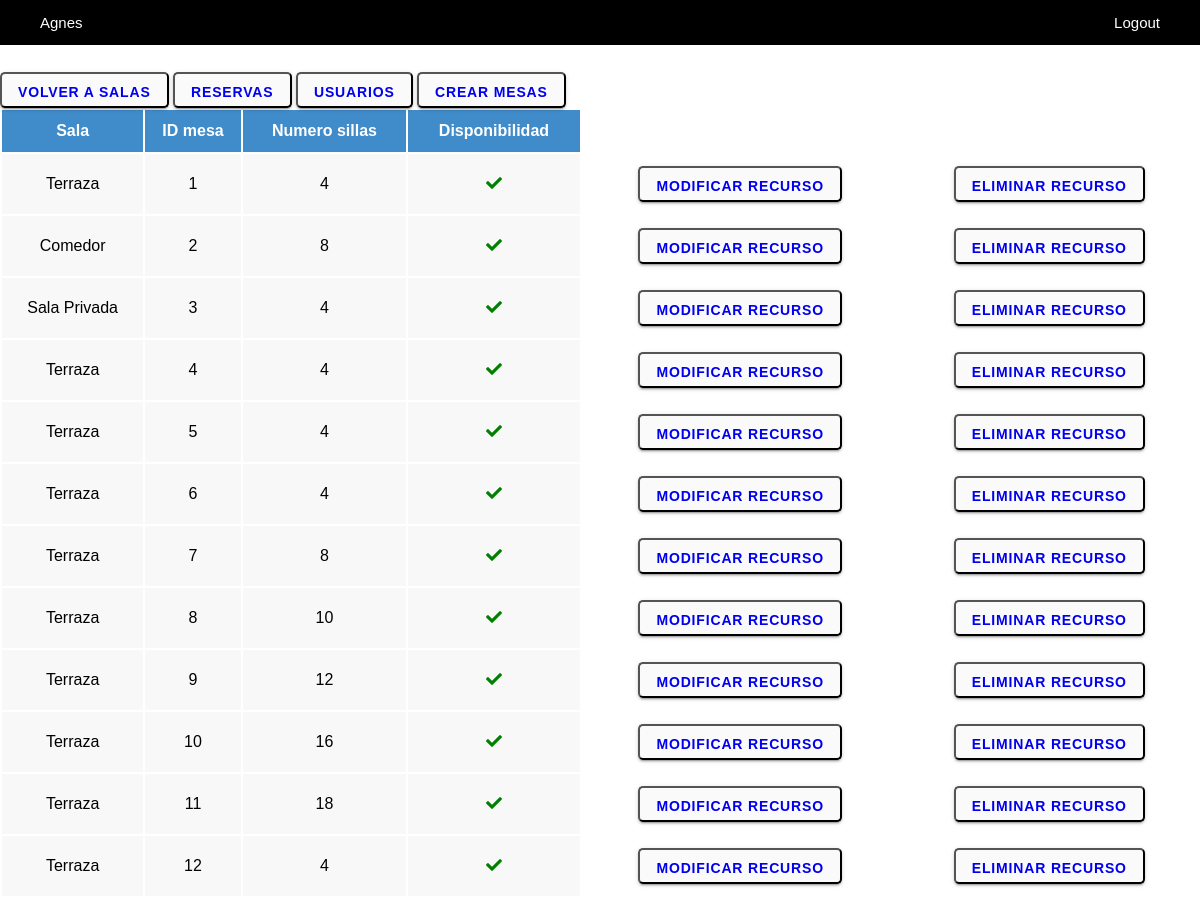
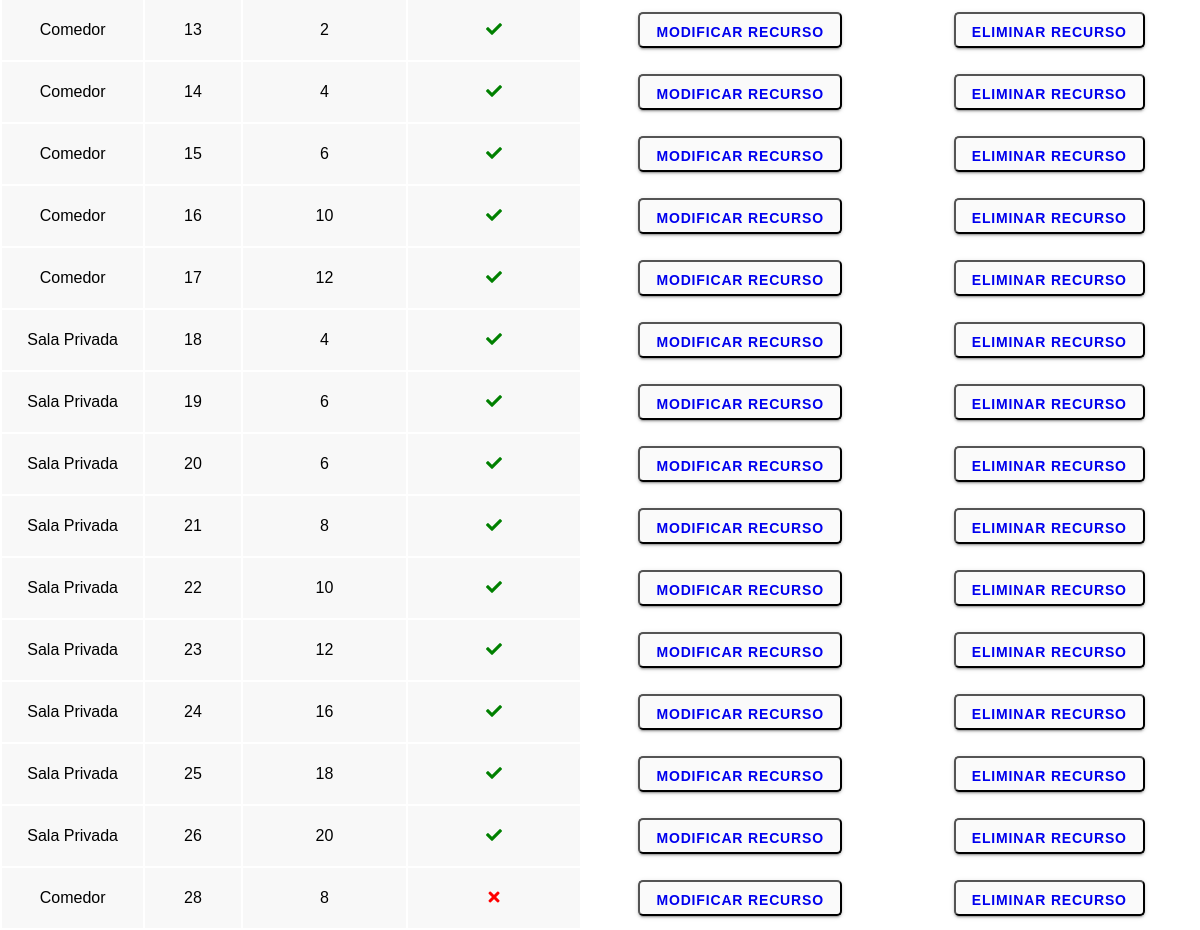
Page /view/zona.recursos.php (signed in) on the committed database (2 pictures, top to bottom).
### tables this page shows
CREATE TABLE `tbl_mesa` (
  `id_m` int(11) NOT NULL,
  `silla_m` int(11) DEFAULT NULL,
  `disponibilidad_m` enum('si','no') DEFAULT NULL,
  `id_s` int(11) DEFAULT NULL
);

CREATE TABLE `tbl_sala` (
  `id_s` int(11) NOT NULL,
  `nombre_s` varchar(45) DEFAULT NULL,
  `descripcion_s` varchar(100) DEFAULT NULL,
  `img_s` varchar(100) DEFAULT NULL,
  `disponibilidad_s` enum('si','no') DEFAULT NULL
);

### view/zona.recursos.php (the view, shortened to what this page needs)
<?php
require_once "../services/connection.php";
if ($_SESSION['email']=="") {
    header("location:login.php");
}else {
?>
<!DOCTYPE html>
<html lang="en">
<head>
    <link rel="stylesheet" type="text/css" href="../css/styles.css">
    <link rel="stylesheet" href="https://pro.fontawesome.com/releases/v5.10.0/css/all.css"/>
</head>
<body>
        <ul class="padding-lat">
            <li><a><?php echo $_SESSION["nombre"];?></a></li>
            <li class="right">
                <a href="../proceses/logout.proc.php">Logout</a>
            </li>
        </ul>
    <br><br><br><br>
    <button type="submit"><a type='button' href='zona.sala.php'>Volver a salas</a></button>
    <button type="submit"><a type='button' href='zona.reserva.php'>Reservas</a></button>
    <button type="submit"><a type='button' href='zona.usuarios.php'>Usuarios</a></button>
    <button type="submit"><a type='button' href='form.recursos.php'>Crear mesas</a></button>
    <?php
    $recursos=$pdo->prepare("SELECT m.*, s.* FROM tbl_mesa m
    INNER JOIN tbl_sala s on m.id_s=s.id_s");
    try{
        $pdo->beginTransaction();
        $recursos->execute();
        echo  "<div>";
        echo  "<table>";
        echo  "<tr>";
        echo  "<th class='blue'>Sala</th>";
        echo  "<th class='blue'>ID mesa</th>";
        echo  "<th class='blue'>Numero sillas</th>";
        echo  "<th class='blue'>Disponibilidad</th>";
        echo  "</tr>";
        foreach ($recursos as $recurso) {
            echo  "<tr>";
                echo "<td class='gris'>{$recurso['nombre_s']}</td>";
                echo "<td class='gris'>{$recurso['id_m']}</td>";
                echo "<td class='gris'>{$recurso['silla_m']}</td>";
                if ($recurso['disponibilidad_m']=="si") {
                    echo "<td class='gris'><i class='fas fa-check green'></i></td>";
                }else{
                    echo "<td class='gris'><i class='fas fa-times red'></i></td>";
                }
                echo "<td><button type='submit'><a type='button' href='mod.recursos.php?id_m={$recurso['id_m']}'>Modificar recurso</a></button></td>";
                echo "<td><button type='submit'><a type='button' href='../proceses/eliminarrecurso.php?id_m={$recurso['id_m']}'>Eliminar recurso</a></button></td>";
            echo "</tr>";
        }
        echo "</table>";
        echo "</div>";
        $pdo->commit();
    } catch (Exception $e) {
        $pdo->rollBack();
        echo "Fallo: " . $e->getMessage();
    }
    ?>
</body>
</html>
<?php
}
?>

### css/styles.css (style rules this page uses)
* { box-sizing: border-box; font-family: Arial, Helvetica, sans-serif; }
html, body { height: 100%; }
body { margin: 0; }
ul { list-style-type: none; margin: 0; padding: 0; overflow: hidden; background-color: black; position: fixed; top: 0; width: 100%; }
li { float: left; }
li a { display: block; color: white; text-align: center; padding: 14px 16px; text-decoration: none; font-size: 15px; }
.right { float: right; }
.padding-lat { padding-left: 2%; padding-right: 2%; }
table { width: 100%; }
tr { padding: 1%; text-align: center; }
th { padding: 1%; text-align: center; }
td { padding: 1%; text-align: center; }
.gris { background-color: #f8f8f8; }
.green { color: green; }
.red { color: red; }
.blue { background-color: #408bc9; color: white; }
button { padding: 0 16px; border-radius: 5px; background-color: #fafafa; box-shadow: 0 3px 1px -2px rgba(0, 0, 0, 0.2), 0 2px 2px 0 rgba(0, 0, 0, 0.14), 0 1px 5px 0 rgba(0, 0, 0, 0.12); transition: background-color 15ms linear, box-shadow 280ms cubic-bezier(0.4, 0, 0.2, 1); height: 36px; line-height: 2.25rem; font-size: 0.875rem; font-weight: bold; letter-spacing: 0.06em; text-transform: uppercase; }
button a { text-decoration: none; }

### rows in the picture
tbl_mesa: id_s.nombre_s "Terraza", id_m "1", silla_m "4", disponibilidad_m "si" (drawn)
tbl_mesa: id_s.nombre_s "Comedor", id_m "2", silla_m "8", disponibilidad_m "si" (drawn)
tbl_mesa: id_s.nombre_s "Sala Privada", id_m "3", silla_m "4", disponibilidad_m "si" (drawn)
tbl_mesa: id_s.nombre_s "Terraza", id_m "4", silla_m "4", disponibilidad_m "si" (drawn)
tbl_mesa: id_s.nombre_s "Terraza", id_m "5", silla_m "4", disponibilidad_m "si" (drawn)
tbl_mesa: id_s.nombre_s "Terraza", id_m "6", silla_m "4", disponibilidad_m "si" (drawn)
tbl_mesa: id_s.nombre_s "Terraza", id_m "7", silla_m "8", disponibilidad_m "si" (drawn)
tbl_mesa: id_s.nombre_s "Terraza", id_m "8", silla_m "10", disponibilidad_m "si" (drawn)
tbl_mesa: id_s.nombre_s "Terraza", id_m "9", silla_m "12", disponibilidad_m "si" (drawn)
tbl_mesa: id_s.nombre_s "Terraza", id_m "10", silla_m "16", disponibilidad_m "si" (drawn)
tbl_mesa: id_s.nombre_s "Terraza", id_m "11", silla_m "18", disponibilidad_m "si" (drawn)
tbl_mesa: id_s.nombre_s "Terraza", id_m "12", silla_m "4", disponibilidad_m "si" (drawn)
tbl_mesa: id_s.nombre_s "Comedor", id_m "13", silla_m "2", disponibilidad_m "si" (drawn)
tbl_mesa: id_s.nombre_s "Comedor", id_m "14", silla_m "4", disponibilidad_m "si" (drawn)
tbl_mesa: id_s.nombre_s "Comedor", id_m "15", silla_m "6", disponibilidad_m "si" (drawn)
tbl_mesa: id_s.nombre_s "Comedor", id_m "16", silla_m "10", disponibilidad_m "si" (drawn)
tbl_mesa: id_s.nombre_s "Comedor", id_m "17", silla_m "12", disponibilidad_m "si" (drawn)
tbl_mesa: id_s.nombre_s "Sala Privada", id_m "18", silla_m "4", disponibilidad_m "si" (drawn)
tbl_mesa: id_s.nombre_s "Sala Privada", id_m "19", silla_m "6", disponibilidad_m "si" (drawn)
tbl_mesa: id_s.nombre_s "Sala Privada", id_m "20", silla_m "6", disponibilidad_m "si" (drawn)
tbl_mesa: id_s.nombre_s "Sala Privada", id_m "21", silla_m "8", disponibilidad_m "si" (drawn)
tbl_mesa: id_s.nombre_s "Sala Privada", id_m "22", silla_m "10", disponibilidad_m "si" (drawn)
tbl_mesa: id_s.nombre_s "Sala Privada", id_m "23", silla_m "12", disponibilidad_m "si" (drawn)
tbl_mesa: id_s.nombre_s "Sala Privada", id_m "24", silla_m "16", disponibilidad_m "si" (drawn)
tbl_mesa: id_s.nombre_s "Sala Privada", id_m "25", silla_m "18", disponibilidad_m "si" (drawn)
tbl_mesa: id_s.nombre_s "Sala Privada", id_m "26", silla_m "20", disponibilidad_m "si" (drawn)
tbl_mesa: id_s.nombre_s "Comedor", id_m "28", silla_m "8", disponibilidad_m "no" (drawn)

### other values in the picture
$_SESSION["nombre"] "Agnes"
